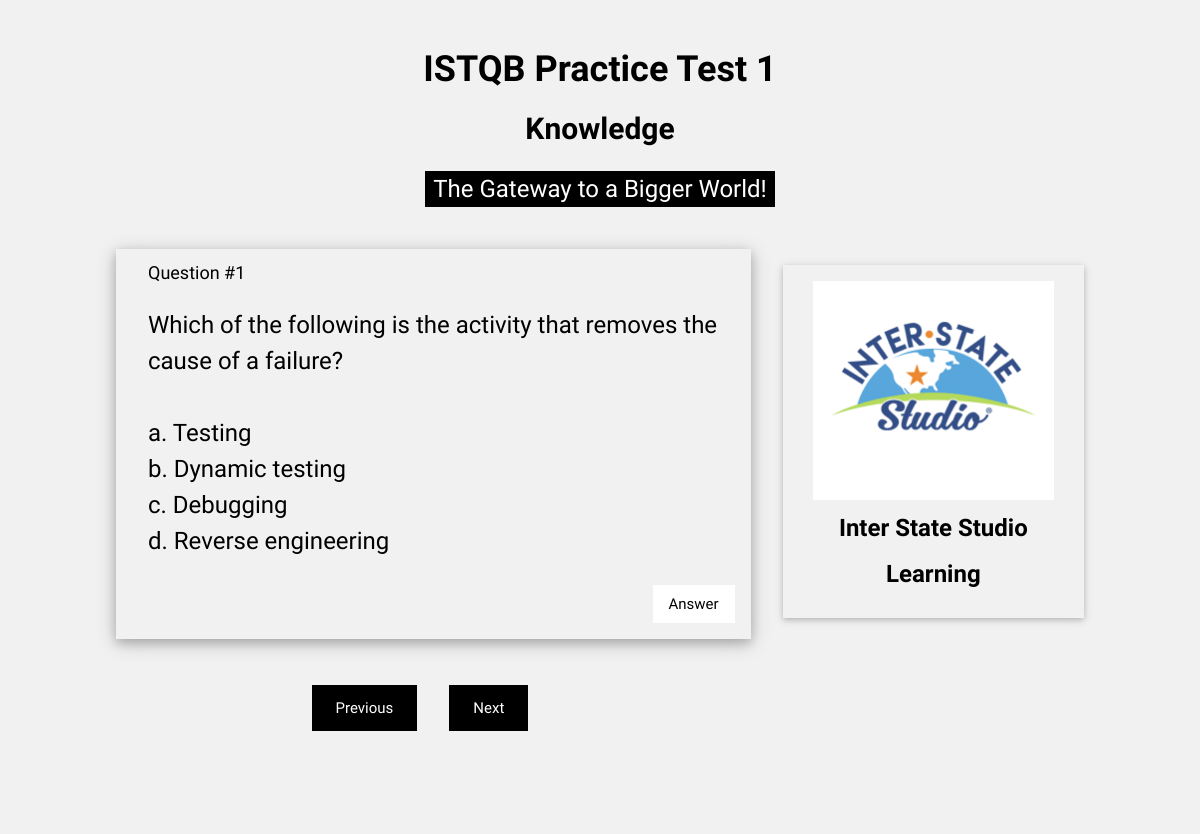
The page / on the database its author committed.
### tables this page shows
CREATE TABLE cards (
card_number INT UNSIGNED NOT NULL AUTO_INCREMENT,
user_id TINYINT UNSIGNED,
card_title VARCHAR(40) NOT NULL,
question VARCHAR(1024),
answer VARCHAR(1024),
image_name VARCHAR(60),
views INT UNSIGNED,
card_date DATETIME NOT NULL,
PRIMARY KEY (card_number),
INDEX (user_id),
INDEX (card_date)
);

### includes/flashcard.php (the view, shortened to what this page needs)
<?php
class Card
{
    public $card_title;
    public $card_number;
    public $question;
    public function setCard_title($card_title) {
        $this->card_title = $card_title;
    }
    public function setCard_number($card_number) {
        $this->card_number = $card_number;
    }
    public function setquestion($question) {
        $this->question = $question;
    }
    function StartCard()
    {
        echo"	<div class=\"w3-container w3-show\">\n";
        echo"        <div class=\"w3-card-4 w3-light-grey \" style=\"width:100%\">\n";
        echo"            <div class=\"w3-container\">\n";
        echo"                <div class=\"w3-container w3-left\">\n";
        echo"                    <h5>$this->card_title</h5>\n";
        echo"                </div>\n";
        echo"                <div id=\"DEMO2\"B class=\"w3-container w3-left\">\n";
        echo"                   <h3>$this->question</h3>\n";
        echo"                </div>\n";
        echo"                <div class=\"w3-section w3-right\">\n";
        echo"                    <button onclick=\"myFunction('card$this->card_number')\" class=\"w3-button w3-white\">Answer</button>\n";
        echo"                </div>\n";
        echo"            </div>\n";
        echo"        </div>\n";
        echo"    </div>\n";
        echo"   <br><br>\n";
    }
}
?>

### index.php (shortened to what this page needs)
<?php
$pagination = 1;
require("includes/mysqli_connect.php");
require("includes/flashcard.php");
include("includes/head.php");
if($_SERVER['REQUEST_METHOD'] == 'GET') {
    $page = 1;
}elseif($_SERVER['REQUEST_METHOD'] == 'POST') {
    $page = $_REQUEST['page'];
    if($page < 1)
        $page = 1;
}
$card = new Card();
$q = "SELECT card_number, card_title, question, answer, image_name, views, card_date FROM cards";
$r = @mysqli_query ($dbc, $q);
$num = mysqli_num_rows($r);
if ($num > 0) {
	while ($row = mysqli_fetch_array($r, MYSQLI_ASSOC)) {
    $start_card = $page * $pagination - $pagination;
    $end_card = $page * $pagination + 1;
    if($row['card_number'] > $start_card && $row['card_number'] < $end_card){
        $card->setCard_title($row['card_title']);
        $card->setCard_date($row['card_date']);
        $card->setCard_number($row['card_number']);
        $card->setImage_name($row['image_name']);
        $card->setquestion($row['question']);
        $card->setanswer($row['answer']);
        $card->setView_number($row['views']);
        $card->StartCard();
        }
    }
} else {
	echo '<p class="error">There are currently no blog entries or the data base is busy.</p>';
}
?>
<div class="w3-row">
<div class="w3-half w3-container">
    <form action="index.php" method="post">
        <button class="w3-button w3-black w3-padding-large w3-margin-bottom w3-right" input type="submit"
            name="submit" value="Next" />Previous</button>
    </form>
</div>
<div class="w3-half w3-container">
    <form action="index.php" method="post">
        <button class="w3-button w3-black w3-padding-large w3-margin-bottom" input type="submit"
            name="submit" value="Next" />Next</button>
    </form>
</div>
</div>
<?php
include("includes/footer.php");
?>

### style/w3.css (style rules this page uses)
html { box-sizing:border-box }
*,*:before,*:after { box-sizing:inherit }
html { -ms-text-size-adjust:100%;-webkit-text-size-adjust:100% }
body { margin:0 }
button,input,select,textarea { font:inherit;margin:0 }
button,input { overflow:visible }
button,select { text-transform:none }
button,html [type=button],[type=reset],[type=submit] { -webkit-appearance:button }
html,body { font-family:Verdana,sans-serif;font-size:15px;line-height:1.5 }
html { overflow-x:hidden }
h3 { font-size:24px }
h5 { font-size:18px }
h1,h2,h3,h4,h5,h6 { font-family:"Segoe UI",Arial,sans-serif;font-weight:400;margin:10px 0 }
.w3-btn,.w3-button { border:none;display:inline-block;padding:8px 16px;vertical-align:middle;overflow:hidden;text-decoration:none;color:inherit;background-color:inherit;text-align:center;cursor:pointer;white-space:nowrap }
.w3-btn,.w3-button { -webkit-touch-callout:none;-webkit-user-select:none;-khtml-user-select:none;-moz-user-select:none;-ms-user-select:none;user-select:none }
.w3-container:after,.w3-container:before,.w3-panel:after,.w3-panel:before,.w3-row:after,.w3-row:before,.w3-row-padding:after,.w3-row-padding:before, .w3-cell-row:before,.w3-cell-row:after,.w3-clear:after,.w3-clear:before,.w3-bar:before,.w3-bar:after { content:"";display:table;clear:both }
.w3-col,.w3-half,.w3-third,.w3-twothird,.w3-threequarter,.w3-quarter { float:left;width:100% }
@media (min-width:601px) { .w3-col.m6,.w3-half { width:49.99999% } }
.w3-show-block,.w3-show { display:block!important }
.w3-container,.w3-panel { padding:0.01em 16px }
.w3-card-4,.w3-hover-shadow:hover { box-shadow:0 4px 10px 0 rgba(0,0,0,0.2),0 4px 20px 0 rgba(0,0,0,0.19) }
.w3-section,.w3-code { margin-top:16px!important;margin-bottom:16px!important }
.w3-margin-bottom { margin-bottom:16px!important }
.w3-padding-large { padding:12px 24px!important }
.w3-left { float:left!important }
.w3-right { float:right!important }
.w3-white,.w3-hover-white:hover { color:#000!important;background-color:#fff!important }
.w3-black,.w3-hover-black:hover { color:#fff!important;background-color:#000!important }
.w3-light-grey,.w3-hover-light-grey:hover,.w3-light-gray,.w3-hover-light-gray:hover { color:#000!important;background-color:#f1f1f1!important }

### includes/head.php (style rules this page uses)
body, h1, h2, h3, h4, h5 { font-family: "Raleway", sans-serif }

### rows shown on the page
cards: card_title "Question #1", question "Which of the following is the activity that removes the cause of a failure? a. Testing b. Dynamic testing c. Debugging d. Reverse engineering"
